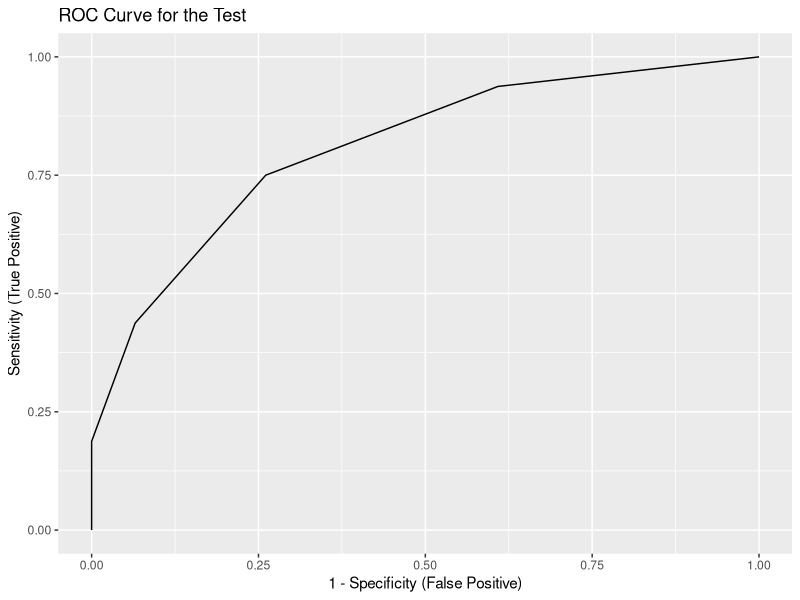

Write the R code that produced this figure.
CMMS <- data.frame(score = seq(from=5, to=30, by=5),
                           no = c(0, 0, 3, 9, 16, 18),
                           yes = c(2, 1, 4, 5, 3, 1))  # raw data

cutoff <- c(1, 2, 3, 4, 5)
specificity <- c(1, 2, 3, 4, 5)
sensitivity <- c(1, 2, 3, 4, 5)

for (i in c(1:6)){
  cutoff[i] <- i*5
  specificity[i] <- sum(CMMS[(i+1):6,2])/sum(CMMS[1:6,2])
  sensitivity[i] <- sum(CMMS[1:i,3])/sum(CMMS[1:6,3])

}  # calculate the specificity and sensitivity

result_table <- data.frame(cutoff, sensitivity,
                           specificity,
                           one_minus_specificity = 1- specificity)

result_table[c(6,6), c("specificity", "one_minus_specificity")] <- list(0,1)

cutoff0 <- data.frame(
  cutoff = 0,
  sensitivity = 0,
  specificity = 1.00,
  one_minus_specificity = 0
)  # manually adding a row

result_table <- rbind(cutoff0, result_table)
result_table

## b
library(ggplot2)
ggplot(data = result_table, aes(x= one_minus_specificity, y= sensitivity)) +
  geom_line() + labs(x = "1 - Specificity (False Positive)",
                     y = "Sensitivity (True Positive)",
                     title = "ROC Curve for the Test")

## c

